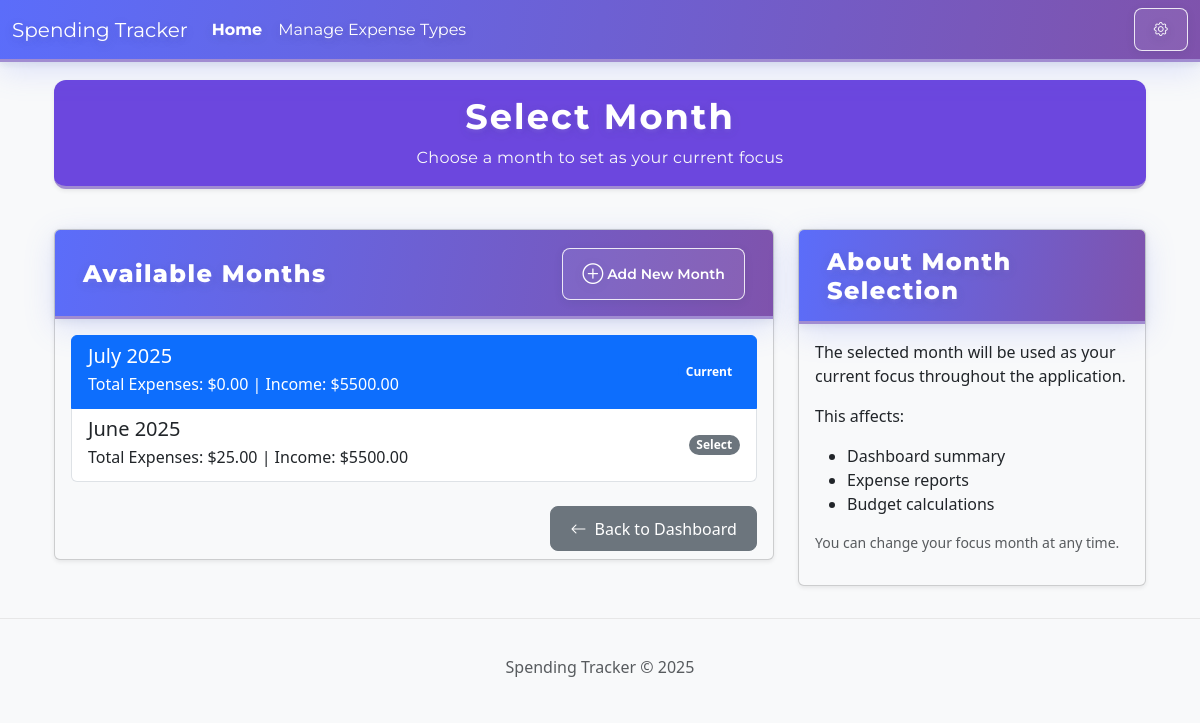
The page /month/months on the database its author committed.
### tables this page shows
CREATE TABLE months (
            id INTEGER PRIMARY KEY AUTOINCREMENT,
            month INTEGER NOT NULL CHECK (month >= 1 AND month <= 12),
            year INTEGER NOT NULL CHECK (year >= 2020),
            starting_bank_value DECIMAL(10, 2) DEFAULT 0.00,
            monthly_income DECIMAL(10, 2) DEFAULT 0.00,
            created_at TIMESTAMP DEFAULT CURRENT_TIMESTAMP,
            UNIQUE(month, year)
        );

### templateLogic/month_routes.py (the view)
@month_routes.route('/months', methods=['GET'])
def list_months():
    conn = get_db_connection()
    months = conn.execute('SELECT * FROM months ORDER BY year DESC, month DESC').fetchall()
    months_with_expenses = []
    for month in months:
        total_expenses = conn.execute('SELECT IFNULL(SUM(amount), 0) as total FROM expenses WHERE strftime("%Y", date) = ? AND strftime("%m", date) = ?', (str(month['year']), str(month['month']).zfill(2))).fetchone()['total']
        month_dict = dict(month)
        month_dict['total_expenses'] = total_expenses
        months_with_expenses.append(month_dict)
    current_month_id = None
    if 'current_month_id' in session:
        current_month_id = session['current_month_id']
    else:
        current_month = conn.execute('SELECT id FROM months ORDER BY year DESC, month DESC LIMIT 1').fetchone()
        if current_month:
            current_month_id = current_month['id']
            session['current_month_id'] = current_month_id
    latest_monthly_income = None
    latest_month = conn.execute('SELECT monthly_income FROM months ORDER BY year DESC, month DESC LIMIT 1').fetchone()
    if latest_month:
        latest_monthly_income = latest_month['monthly_income']
    conn.close()
    return render_template('select_month.html', months=months_with_expenses, current_month_id=current_month_id, latest_monthly_income=latest_monthly_income)

### app.py (called while the page is built)
@app.context_processor
def inject_current_year():
    return {'current_year': datetime.utcnow().year}

### templateLogic/month_routes.py (called while the page is built)
def get_db_connection():
    conn = sqlite3.connect(DB_PATH)
    conn.row_factory = sqlite3.Row
    return conn

### templates/select_month.html (shortened to what this page needs)
{% extends "base.html" %}
{% block content %}
<div class="container">
    <div class="row mb-4">
    <div class="col-12">
        <div class="card shadow-sm mb-3 p-3 section-header" style="background: #6c47de; color: #fff; border-radius: 0.75rem;">
            <h1 class="section-header-title mb-0" style="font-weight: 700; font-size: 2.2rem;">Select Month</h1>
            <p class="text-light mb-0">Choose a month to set as your current focus</p>
        </div>
    </div>
</div>
    <div class="row">
        <div class="col-md-8">
    <div class="card card-custom bg-light shadow-sm mb-4">
        <div class="card-header section-header d-flex justify-content-between align-items-center">
            <h2 class="section-header-title mb-0">Available Months</h2>
            <button type="button" class="btn btn-sm btn-success" data-bs-toggle="modal" data-bs-target="#addMonthModal">
                <i class="bi bi-plus-circle"></i> <span>Add New Month</span>
            </button>
        </div>
        <div class="card-body">
            {% if months %}
                <div class="list-group">
                    {% for month in months %}
                        <a href="{{ url_for('month_routes.set_current_month', month_id=month.id) }}"
                           class="list-group-item list-group-item-action d-flex justify-content-between align-items-center {% if month.id == current_month_id %}active{% endif %}">
                            <div>
                                <h5 class="mb-1">{{ [
                                    'January', 'February', 'March', 'April', 'May', 'June',
                                    'July', 'August', 'September', 'October', 'November', 'December'
                                ][month.month-1] }} {{ month.year }}</h5>
                                <p class="mb-1">Total Expenses: ${{ "%.2f"|format(month.total_expenses) }} | Income: ${{ "%.2f"|format(month.monthly_income) }}</p>
                            </div>
                            {% if month.id == current_month_id %}
                                <span class="badge bg-primary rounded-pill">Current</span>
                            {% else %}
                                <span class="badge bg-secondary rounded-pill">Select</span>
                            {% endif %}
                        </a>
                    {% endfor %}
                </div>
            {% else %}
                <div class="alert alert-warning">
                    No months found in the database. Please ensure the database is set up correctly.
                </div>
            {% endif %}
        </div>
        <div class="card-footer bg-transparent border-0 d-flex justify-content-end gap-2">
            <a href="{{ url_for('index') }}" class="btn btn-secondary">
    <i class="bi bi-arrow-left me-1"></i> Back to Dashboard
</a>
        </div>
    </div>
        </div>
        <div class="col-md-4">
            <div class="card card-custom bg-light shadow-sm">
                <div class="card-header section-header">
                    <h5 class="section-header-title mb-0">About Month Selection</h5>
                </div>
                <div class="card-body">
                    <p>The selected month will be used as your current focus throughout the application.</p>
                    <p>This affects:</p>
                    <ul>
                        <li>Dashboard summary</li>
                        <li>Expense reports</li>
                        <li>Budget calculations</li>
                    </ul>
                    <p class="text-muted small">You can change your focus month at any time.</p>
                </div>
            </div>
        </div>
    </div>
</div>
{% endblock %}

### static/css/style.css (style rules this page uses)
body { padding-top: 56px; background-color: #f8f9fa; color: #333; font-family: 'Segoe UI', Roboto, 'Helvetica Neue', Arial, sans-serif; }
.container { margin-top: 20px; }
.btn { border-radius: 8px; padding: 0.6rem 1.2rem; font-weight: 500; transition: all 0.3s ease; }
.btn .bi + span, .btn .bi + strong, .btn .bi + em, .btn .bi + b, .btn .bi + i { position: relative; top: -0.18em; display: inline-block; }
.btn .bi + *:not(.bi) { position: relative; top: -0.18em; display: inline-block; }
.section-header-btn, .section-header .btn, .section-header .btn-outline-primary, .section-header .btn-outline-secondary { color: #fff !important; border-color: rgba(255,255,255,0.85) !important; background: rgba(255,255,255,0.08) !important; font-weight: 600; box-shadow: 0 2px 8px rgba(44,62,80,0.10); transition: background 0.2s, color 0.2s, border-color 0.2s; }
.section-header { background: linear-gradient(100deg, #5b6dfa 0%, #7f53ac 100%); box-shadow: 0 8px 32px 0 rgba(91, 109, 250, 0.18), 0 2px 8px 0 rgba(44, 62, 80, 0.10); border-radius: 16px 16px 0 0; padding: 1.1rem 1.75rem 1rem 1.75rem; margin-bottom: 0; border: none; border-bottom: 3px solid #a18cd1; font-family: 'Montserrat', 'Segoe UI', Roboto, 'Helvetica Neue', Arial, sans-serif; display: flex; align-items: center; gap: 0.5rem; min-height: 60px; letter-spacing: 0.02em; color: #fff; }
.section-header-title { font-family: 'Montserrat', 'Segoe UI', Roboto, 'Helvetica Neue', Arial, sans-serif; font-weight: 800; font-size: 1.5rem; color: #fff; letter-spacing: 0.06em; text-shadow: 0 3px 12px rgba(44, 62, 80, 0.18), 0 1.5px 4px rgba(161, 140, 209, 0.18); margin-bottom: 0; filter: brightness(1.15) saturate(1.2); }
.section-header .bi { font-size: 1.3rem; color: #fff; filter: drop-shadow(0 2px 4px rgba(44, 62, 80, 0.14)); }

### templates/base.html (style rules this page uses)
body { padding-top: 56px; }

### rows shown on the page
months: month "July", year "2025", total_expenses "0.00", monthly_income "5500.00", shows "Current"
months: month "June", year "2025", total_expenses "25.00", monthly_income "5500.00", shows "Select"
